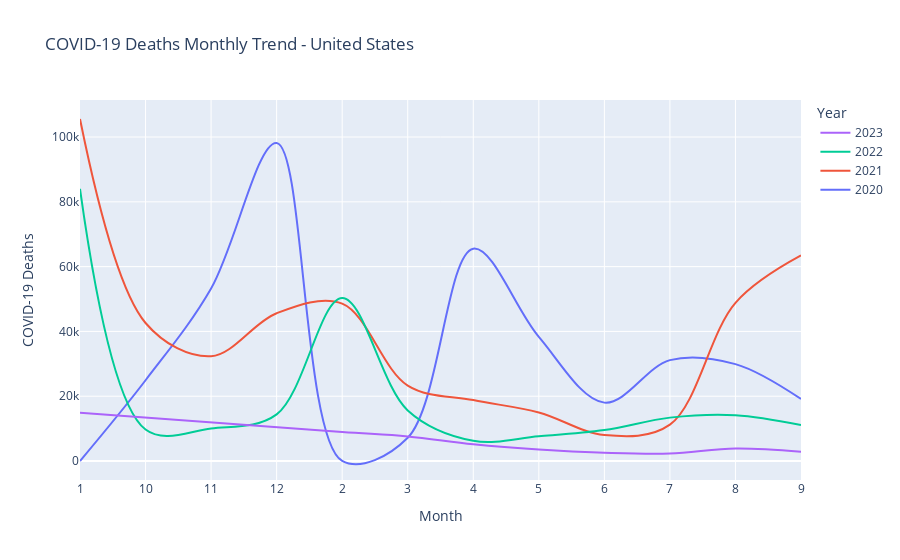

Source (notebook cell):
### Code cell
"""
This script processes a DataFrame `df` to filter and aggregate COVID-19 death data for the United States,
grouped by year and month. It then creates a line plot to visualize the monthly trend of COVID-19 deaths.

Steps:
1. Filter the DataFrame `df` to include only rows where:
    - 'State' is 'United States'
    - 'Age Group' is 'All Ages'
    - 'Sex' is 'All Sexes'
2. Group the filtered data by 'Year' and 'Month'.
3. Aggregate the grouped data by summing the 'COVID-19 Deaths' column.
4. Sort the aggregated data by 'Month'.
5. Create a line plot using Plotly Express to visualize the monthly trend of COVID-19 deaths:
    - X-axis: 'Month'
    - Y-axis: 'COVID-19 Deaths'
    - Line color: 'Year'
    - Title: 'COVID-19 Deaths Monthly Trend - United States'
    - Line shape: 'spline'
6. Update the x-axis to have a tick interval of 1.
7. Update the layout to reverse the order of the legend traces.
8. Display the plot.
"""
monthly_treand_by_year = (
    df
    .filter(
        pl.col('State') == 'United States',
        pl.col('Age Group') == 'All Ages',
        pl.col('Sex') == 'All Sexes'
    )
    .group_by('Year', 'Month')
    .agg(
        pl.col('COVID-19 Deaths').sum(),
    )
    .sort(by='Month')
)

fig = px.line(
    monthly_treand_by_year, 
    x='Month', 
    y='COVID-19 Deaths', 
    color='Year',
    title='COVID-19 Deaths Monthly Trend - United States',
    line_shape='spline'
)

fig.update_xaxes(dtick = 1)
fig.update_layout(legend_traceorder='reversed')
fig.show()

### Figure 1 — Plotly figure (JSON) as saved in the notebook; plotly's stock layout.template omitted (floating-point values rounded to 4 significant figures)
{"data": [{"hovertemplate": "Year=2020<br>Month=%{x}<br>COVID-19 Deaths=%{y}<extra></extra>", "legendgroup": "2020", "line": {"color": "#636efa", "dash": "solid", "shape": "spline"}, "marker": {"symbol": "circle"}, "mode": "lines", "name": "2020", "orientation": "v", "showlegend": true, "type": "scatter", "x": ["1", "10", "11", "12", "2", "3", "4", "5", "6", "7", "8", "9"], "xaxis": "x", "y": [6, 24930, 53248, 98174, 25, 7174, 65550, 38329, 18026, 31135, 29911, 19158], "yaxis": "y"}, {"hovertemplate": "Year=2021<br>Month=%{x}<br>COVID-19 Deaths=%{y}<extra></extra>", "legendgroup": "2021", "line": {"color": "#EF553B", "dash": "solid", "shape": "spline"}, "marker": {"symbol": "circle"}, "mode": "lines", "name": "2021", "orientation": "v", "showlegend": true, "type": "scatter", "x": ["1", "10", "11", "12", "2", "3", "4", "5", "6", "7", "8", "9"], "xaxis": "x", "y": [105565, 42606, 32329, 45623, 48570, 23265, 18805, 14989, 8024, 11222, 48821, 63444], "yaxis": "y"}, {"hovertemplate": "Year=2022<br>Month=%{x}<br>COVID-19 Deaths=%{y}<extra></extra>", "legendgroup": "2022", "line": {"color": "#00cc96", "dash": "solid", "shape": "spline"}, "marker": {"symbol": "circle"}, "mode": "lines", "name": "2022", "orientation": "v", "showlegend": true, "type": "scatter", "x": ["1", "10", "11", "12", "2", "3", "4", "5", "6", "7", "8", "9"], "xaxis": "x", "y": [84011, 9713, 10036, 14383, 50298, 15627, 6265, 7633, 9539, 13393, 14138, 11125], "yaxis": "y"}, {"hovertemplate": "Year=2023<br>Month=%{x}<br>COVID-19 Deaths=%{y}<extra></extra>", "legendgroup": "2023", "line": {"color": "#ab63fa", "dash": "solid", "shape": "spline"}, "marker": {"symbol": "circle"}, "mode": "lines", "name": "2023", "orientation": "v", "showlegend": true, "type": "scatter", "x": ["1", "2", "3", "4", "5", "6", "7", "8", "9"], "xaxis": "x", "y": [14877, 8985, 7593, 5150, 3518, 2547, 2295, 3844, 2875], "yaxis": "y"}], "layout": {"legend": {"title": {"text": "Year"}, "tracegroupgap": 0, "traceorder": "reversed"}, "title": {"text": "COVID-19 Deaths Monthly Trend - United States"}, "xaxis": {"anchor": "y", "domain": [0, 1], "dtick": 1, "title": {"text": "Month"}}, "yaxis": {"anchor": "x", "domain": [0, 1], "title": {"text": "COVID-19 Deaths"}}}}
